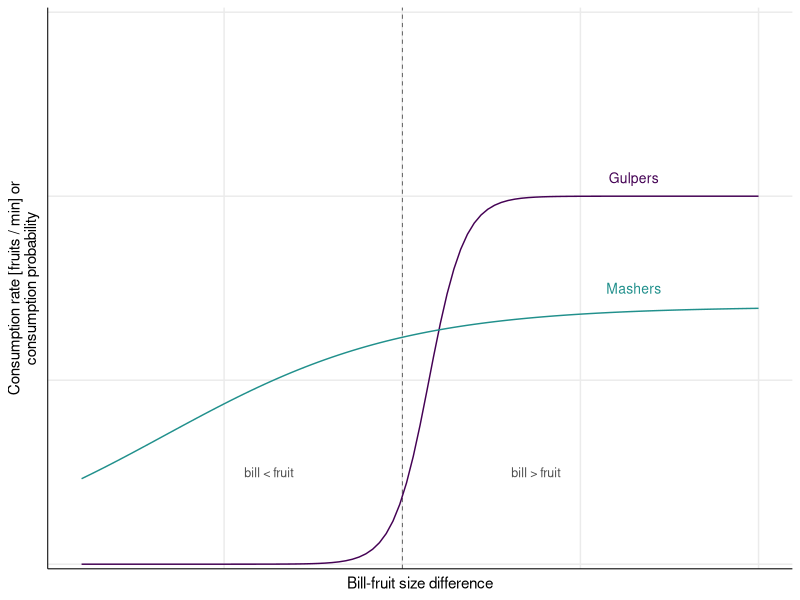
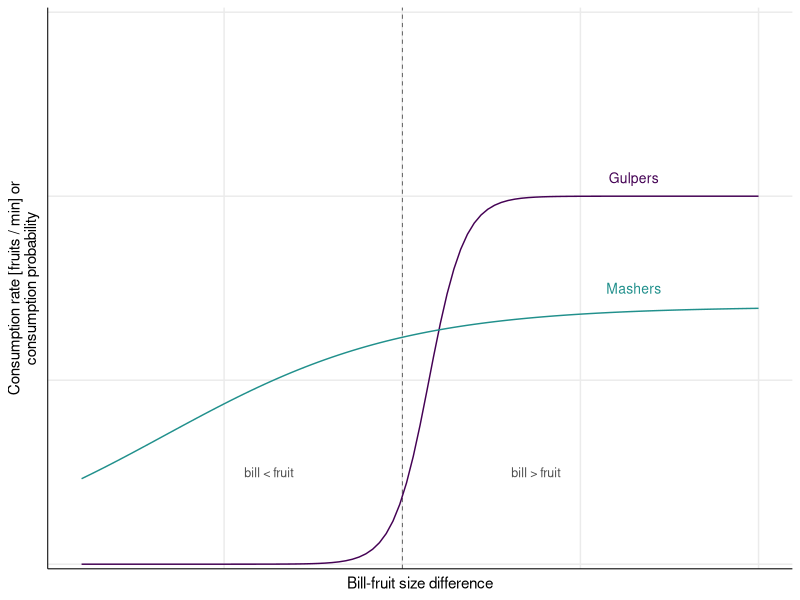
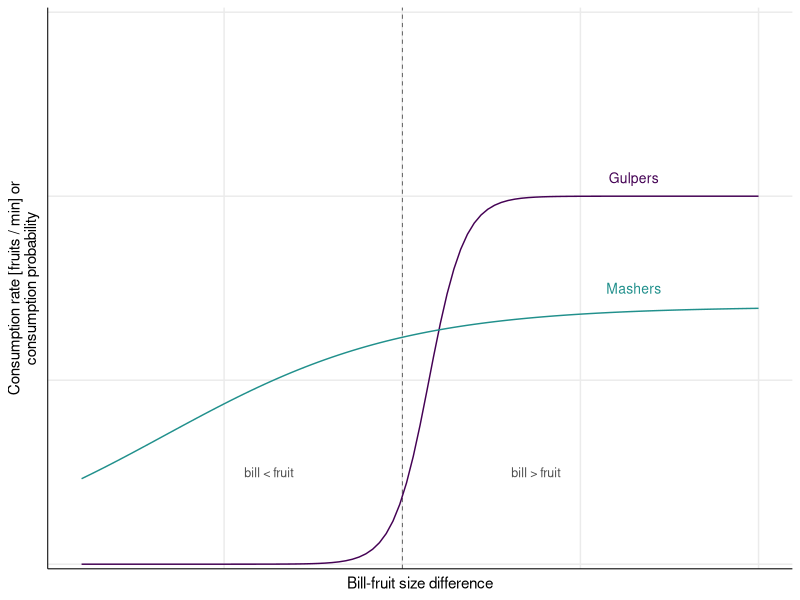
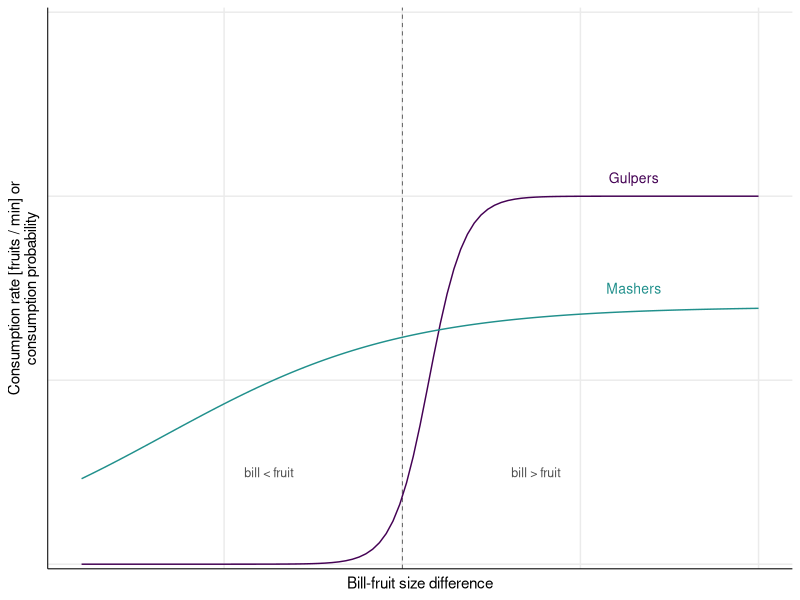

The R source for these figures, in order:
library(tidyverse)
library(viridis)
theme_set(theme_classic())

nice_theme <- function() {
  theme(
    panel.border = element_blank(),
    panel.grid.minor = element_blank(),
    panel.grid.major =  element_line(),

    axis.line = element_line(linewidth = 0.35),

    axis.text = element_text(size = 9),
    axis.title = element_text(size = 11),

    strip.text = element_text(size = 11),
    strip.background = element_rect(fill = "white", color = "white")
  )
}

dtext <- data.frame(
  x = c(1.3, 1.3),
  y = c(1.05, 0.75),
  name = c("Gulpers", "Mashers")
)

dtext2 <- data.frame(
  x = c(0.75, -0.75),
  y = c(0.25, 0.25),
  name = c("bill > fruit", "bill < fruit")
)

ggplot() +
  geom_vline(xintercept = 0, linewidth = 0.2, linetype = "dashed") +
  geom_function(fun = function(x) plogis(-1.5 + 10 * x), xlim = c(-1.8, 2),
                color = viridis(1)) +
  geom_function(fun = function(x) plogis(2 + 1.5 * x) * 0.7, xlim = c(-1.8, 2),
                color = viridis(1, begin = 0.5)) +
  geom_text(data = dtext, mapping = aes(x, y, label = name, color = name),
            size = 10 /.pt) +
  scale_color_viridis(discrete = TRUE, end = 0.5) +
  geom_text(data = dtext2, mapping = aes(x, y, label = name), alpha = 0.7,
            size = 9 /.pt) +
  scale_y_continuous(limits = c(0, 1.5), expand = c(0.005, 0.005)) +
  nice_theme() +
  theme(legend.position = "none",
        axis.text = element_blank(),
        axis.ticks = element_blank()) +
  ylab("Consumption rate [fruits / min] or\nconsumption probability") +
  xlab("Bill-fruit size difference")

ggsave("figures/expected_curves.tiff",
       width = 945, height = round(945 * 0.85), units = "px",
       dpi = 300)
ggsave("figures/expected_curves.png",
       width = 945, height = round(945 * 0.85), units = "px",
       dpi = 300)
ggsave("figures/expected_curves.pdf",
       width = 945, height = round(945 * 0.85), units = "px",
       dpi = 300)

# Width: 945 (single column), 1476 (1.5 column) or 1961 (double column) pixels
# (at 300 dpi). Resolution: 300-600 dpi.
# Size: <50 MB (for exceptions on file size, see below).